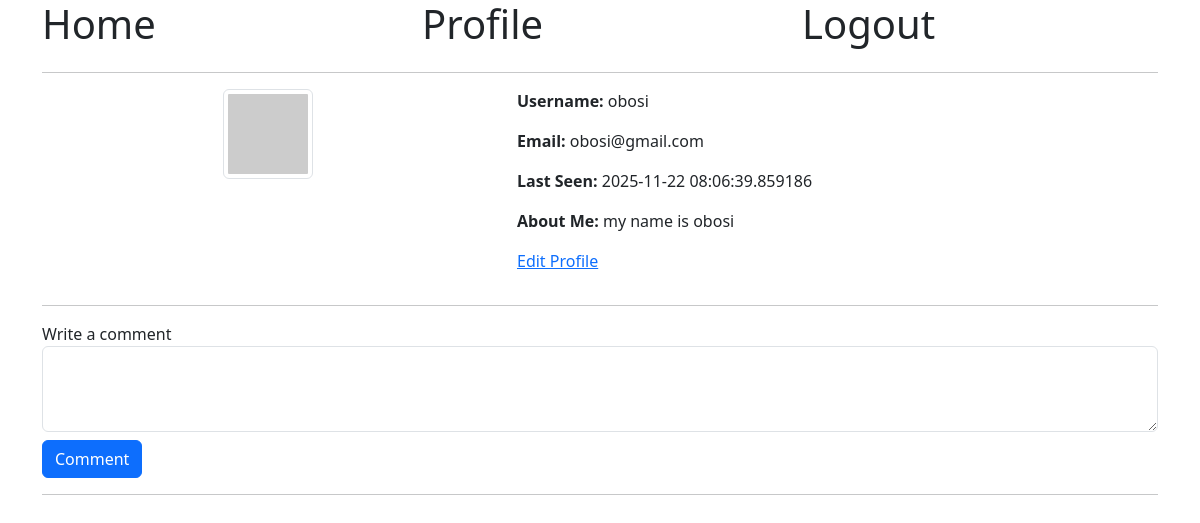
The app's page /profile/obosi (signed in) with its own data.
### app/models.py (models this page shows, shortened)
class User(UserMixin, db.Model):
    id = db.Column(db.Integer, primary_key=True)
    username = db.Column(db.String(64), index=True, unique=True)
    email = db.Column(db.String(120), index=True, unique=True)
    password_hash = db.Column(db.String(128))
    last_seen = db.Column(db.DateTime, default=datetime.utcnow)
    about_me = db.Column(db.String(140))
    comments = db.relationship('Comment', backref='author', lazy='dynamic')
    def avatar(self, size):
        digest = md5(self.email.lower().encode('utf-8')).hexdigest()
        return f'https://www.gravatar.com/avatar/{digest}?d=identicon&s={size}'

### app/routes.py (the view)
@app.route('/profile/<username>', methods=['GET', 'POST'])
@login_required
def profile(username):
    user = User.query.filter_by(username=username).first_or_404()
    form = CommentForm()
    if form.validate_on_submit():
        comment = Comment(body=form.body.data, author=current_user)
        db.session.add(comment)
        db.session.commit()
        flash('Your comment is now live!')
        return redirect(url_for('index'))
    comments = Comment.query.all()
    return render_template(
        'profile.html',
        title='Profile',
        form=form,
        comments=comments,
        user=user)

### app/forms.py
class CommentForm(FlaskForm):
    body = TextAreaField('Write a comment', validators=[DataRequired()])
    submit = SubmitField('Comment')

### app/models.py (called while the page is built)
@login.user_loader
def load_user(id):
    return User.query.get(int(id))

### app/routes.py (called while the page is built)
@app.before_request
def before_request():
    if current_user.is_authenticated:
        current_user.last_seen = datetime.utcnow()
        db.session.commit()

### app/templates/profile.html (shortened to what this page needs)
{% extends "base.html" %}
{% block content %}
<div class="row">
    <div class="col-md-5 text-center">
        <p><img src="{{ user.avatar(120) }}" alt="User Avatar" class="img-thumbnail"></p>
    </div>
    <div class="col-md-7">
        <p><strong>Username: </strong> {{ user.username }}</p>
        <p><strong>Email: </strong> {{ user.email }}</p>
        {% if user.last_seen %}
        <p><strong>Last Seen: </strong> {{ user.last_seen }}</p>
        {% endif %}
        {% if user.about_me %}
        <p><strong>About Me: </strong> {{ user.about_me }}</p>
        {% endif %}
        <p><a href="{{ url_for('edit_profile') }}">Edit Profile</a></p>
    </div>
</div>
<hr>
{% if current_user.is_authenticated %}
<div class="row">
    <div class="col-md-12">
        <form action="{{ url_for('profile', username=user.username) }}" method="post">
            <div class="form-group">
                {{ form.body.label }}
                {{ form.body(class="form-control", rows="3") }}
            </div>
            <div class="form-group mt-2">
                {{ form.submit(class="btn btn-primary") }}
            </div>
        </form>
    </div>
</div>
<hr>
{% endif %}
{% endblock %}

### records on screen
User: username "obosi", email "obosi@gmail.com", last_seen "2025-11-22 08:06:39.859186", about_me "my name is obosi"
